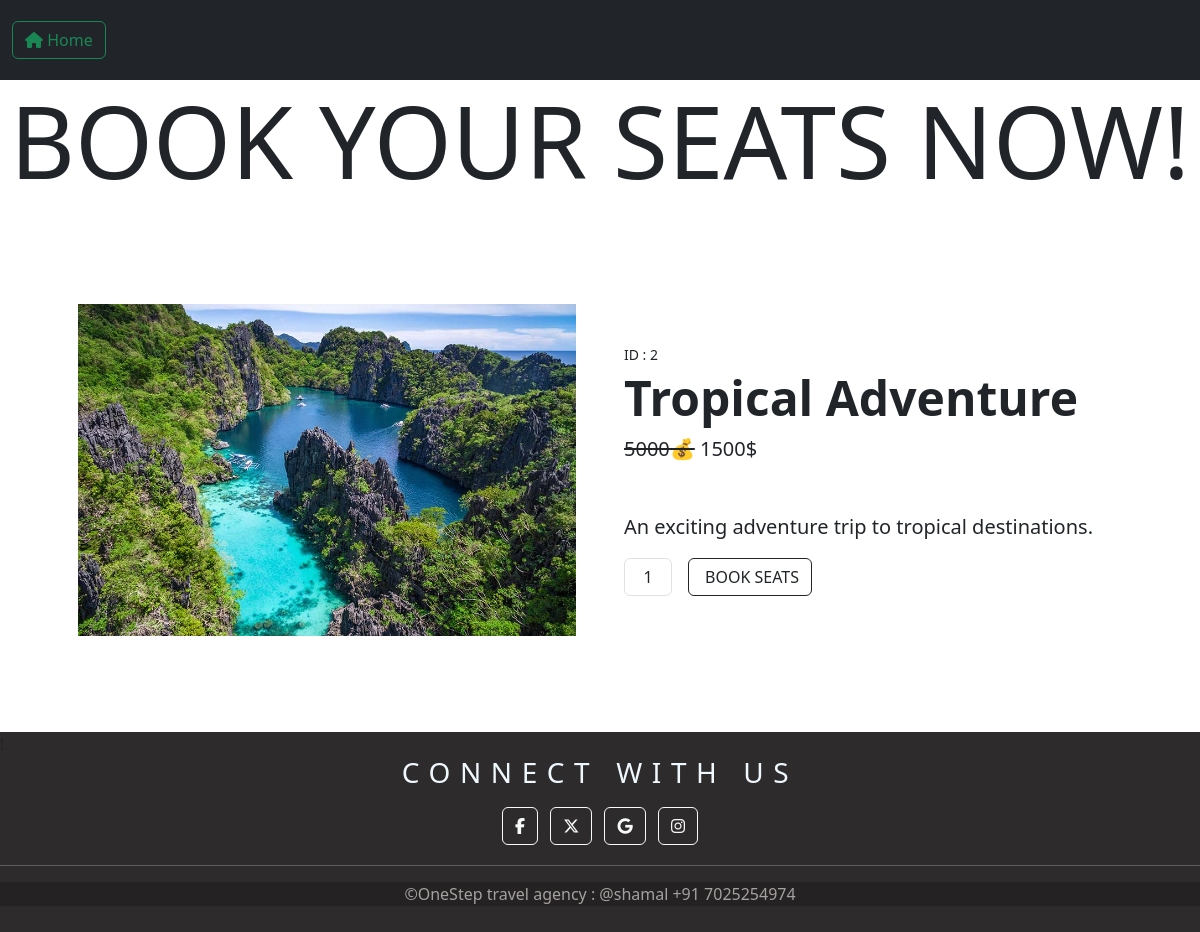
The page /customer/Det/2 on the database its author committed.
### account/models.py (models this page shows)
class Tour(models.Model):
    package_name = models.CharField(max_length=150)
    description = models.CharField(max_length=500)
    images = models.ImageField(upload_to='product_image')
    price = models.IntegerField()
    options ={
        ('adventure trip','Adventure Trips'),
        ('family trip','Family Trips'),
        ('cultural trip','Cultural Trips'),
        ('beach vacation','Beach Vacations'),
        ('cruise trip','Cruise trips')
    }
    category = models.CharField(max_length=100,choices=options)

### customer/views.py (the view)
# urls.py: path('Det/<int:id>',DetailView.as_view(),name='Det'),
class DetailView(DetailView):
    template_name = 'det.html'
    queryset = Tour.objects.all()
    pk_url_kwarg="id"
    context_object_name="tour"

### customer/templates/det.html (shortened to what this page needs)
<!doctype html>
<html lang="en">
    <head>
        {% load static %}
        <link
            href="https://cdn.jsdelivr.net/npm/bootstrap@5.3.2/dist/css/bootstrap.min.css"
            rel="stylesheet"
        />
        <link rel="stylesheet" href="https://cdnjs.cloudflare.com/ajax/libs/font-awesome/6.6.0/css/all.min.css">
    </head>
    <body>
        <nav style="height: 80px;" class="navbar navbar-light bg-dark">
            <form class="container-fluid justify-content-start">
              <a href="{% url 'home' %}" class="btn btn-outline-success me-2" type="button"><i class="fa-solid fa-house"></i> Home</a>
            </form>
          </nav>
          <h1 style="text-align: center; font-size: 100px;">BOOK YOUR SEATS NOW!</h1>
          <div>
            <section class="py-5">
                <div class="container px-4 px-lg-5 my-5">
                    <div class="row gx-4 gx-lg-5 align-items-center">
                        <div class="col-md-6"><img class="card-img-top mb-5 mb-md-0" src="{{ tour.images.url }}" alt="..." /></div>
                        <div class="col-md-6">
                            <div class="small mb-1">ID : {{tour.id}}</div>
                            <h1 class="display-5 fw-bolder">{{ tour.package_name }}</h1>
                            <div class="fs-5 mb-5">
                                <span class="text-decoration-line-through">5000💰</span>
                                <span>{{ tour.price }}$</span>
                            </div>
                            <p class="lead">{{ tour.description }}</p>
                            <div class="d-flex">
                                <input class="form-control text-center me-3" id="inputQuantity" type="num" value="1" style="max-width: 3rem" />
                                <button class="btn btn-outline-dark flex-shrink-0" type="button">
                                    BOOK SEATS
                                </button>
                            </div>
                        </div>
                    </div>
                </div>
            </section>
          </div>
 <div style="height: 25vh;width: 100%; background-color: rgb(45, 43, 43);">
    {% include 'footer.html' %}
   </div>
    </body>
</html>

### rows shown on the page
Tour: images (picture), id "2", package_name "Tropical Adventure", price "1500", description "An exciting adventure trip to tropical destinations."
